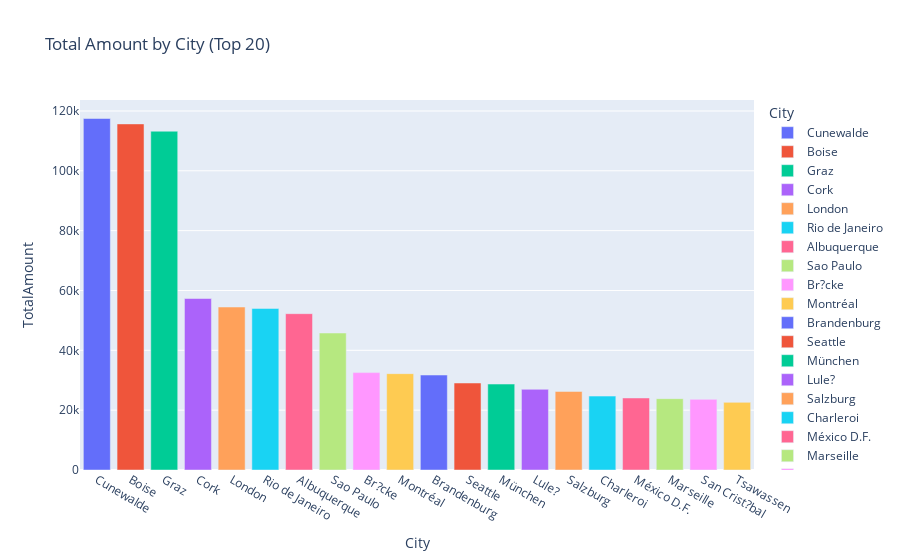

Here is the notebook cell this chart was saved with:
### Code cell
px.bar(data_frame=Top_20_City_Sales,x='City',y='TotalAmount',title='Total Amount by City (Top 20)',color='City')

### Figure 1 — Plotly figure (JSON) as saved in the notebook; plotly's stock layout.template omitted (floating-point values rounded to 4 significant figures)
{"data": [{"hovertemplate": "City=%{x}<br>TotalAmount=%{y}<extra></extra>", "legendgroup": "Cunewalde", "marker": {"color": "#636efa", "pattern": {"shape": ""}}, "name": "Cunewalde", "orientation": "v", "showlegend": true, "textposition": "auto", "type": "bar", "x": ["Cunewalde"], "xaxis": "x", "y": [117500.0], "yaxis": "y"}, {"hovertemplate": "City=%{x}<br>TotalAmount=%{y}<extra></extra>", "legendgroup": "Boise", "marker": {"color": "#EF553B", "pattern": {"shape": ""}}, "name": "Boise", "orientation": "v", "showlegend": true, "textposition": "auto", "type": "bar", "x": ["Boise"], "xaxis": "x", "y": [115700.0], "yaxis": "y"}, {"hovertemplate": "City=%{x}<br>TotalAmount=%{y}<extra></extra>", "legendgroup": "Graz", "marker": {"color": "#00cc96", "pattern": {"shape": ""}}, "name": "Graz", "orientation": "v", "showlegend": true, "textposition": "auto", "type": "bar", "x": ["Graz"], "xaxis": "x", "y": [113200.0], "yaxis": "y"}, {"hovertemplate": "City=%{x}<br>TotalAmount=%{y}<extra></extra>", "legendgroup": "Cork", "marker": {"color": "#ab63fa", "pattern": {"shape": ""}}, "name": "Cork", "orientation": "v", "showlegend": true, "textposition": "auto", "type": "bar", "x": ["Cork"], "xaxis": "x", "y": [57320.0], "yaxis": "y"}, {"hovertemplate": "City=%{x}<br>TotalAmount=%{y}<extra></extra>", "legendgroup": "London", "marker": {"color": "#FFA15A", "pattern": {"shape": ""}}, "name": "London", "orientation": "v", "showlegend": true, "textposition": "auto", "type": "bar", "x": ["London"], "xaxis": "x", "y": [54470.0], "yaxis": "y"}, {"hovertemplate": "City=%{x}<br>TotalAmount=%{y}<extra></extra>", "legendgroup": "Rio de Janeiro", "marker": {"color": "#19d3f3", "pattern": {"shape": ""}}, "name": "Rio de Janeiro", "orientation": "v", "showlegend": true, "textposition": "auto", "type": "bar", "x": ["Rio de Janeiro"], "xaxis": "x", "y": [54000.0], "yaxis": "y"}, {"hovertemplate": "City=%{x}<br>TotalAmount=%{y}<extra></extra>", "legendgroup": "Albuquerque", "marker": {"color": "#FF6692", "pattern": {"shape": ""}}, "name": "Albuquerque", "orientation": "v", "showlegend": true, "textposition": "auto", "type": "bar", "x": ["Albuquerque"], "xaxis": "x", "y": [52250.0], "yaxis": "y"}, {"hovertemplate": "City=%{x}<br>TotalAmount=%{y}<extra></extra>", "legendgroup": "Sao Paulo", "marker": {"color": "#B6E880", "pattern": {"shape": ""}}, "name": "Sao Paulo", "orientation": "v", "showlegend": true, "textposition": "auto", "type": "bar", "x": ["Sao Paulo"], "xaxis": "x", "y": [45790.0], "yaxis": "y"}, {"hovertemplate": "City=%{x}<br>TotalAmount=%{y}<extra></extra>", "legendgroup": "Br?cke", "marker": {"color": "#FF97FF", "pattern": {"shape": ""}}, "name": "Br?cke", "orientation": "v", "showlegend": true, "textposition": "auto", "type": "bar", "x": ["Br?cke"], "xaxis": "x", "y": [32560.0], "yaxis": "y"}, {"hovertemplate": "City=%{x}<br>TotalAmount=%{y}<extra></extra>", "legendgroup": "Montréal", "marker": {"color": "#FECB52", "pattern": {"shape": ""}}, "name": "Montréal", "orientation": "v", "showlegend": true, "textposition": "auto", "type": "bar", "x": ["Montréal"], "xaxis": "x", "y": [32200.0], "yaxis": "y"}, {"hovertemplate": "City=%{x}<br>TotalAmount=%{y}<extra></extra>", "legendgroup": "Brandenburg", "marker": {"color": "#636efa", "pattern": {"shape": ""}}, "name": "Brandenburg", "orientation": "v", "showlegend": true, "textposition": "auto", "type": "bar", "x": ["Brandenburg"], "xaxis": "x", "y": [31750.0], "yaxis": "y"}, {"hovertemplate": "City=%{x}<br>TotalAmount=%{y}<extra></extra>", "legendgroup": "Seattle", "marker": {"color": "#EF553B", "pattern": {"shape": ""}}, "name": "Seattle", "orientation": "v", "showlegend": true, "textposition": "auto", "type": "bar", "x": ["Seattle"], "xaxis": "x", "y": [29070.0], "yaxis": "y"}, {"hovertemplate": "City=%{x}<br>TotalAmount=%{y}<extra></extra>", "legendgroup": "München", "marker": {"color": "#00cc96", "pattern": {"shape": ""}}, "name": "München", "orientation": "v", "showlegend": true, "textposition": "auto", "type": "bar", "x": ["München"], "xaxis": "x", "y": [28720.0], "yaxis": "y"}, {"hovertemplate": "City=%{x}<br>TotalAmount=%{y}<extra></extra>", "legendgroup": "Lule?", "marker": {"color": "#ab63fa", "pattern": {"shape": ""}}, "name": "Lule?", "orientation": "v", "showlegend": true, "textposition": "auto", "type": "bar", "x": ["Lule?"], "xaxis": "x", "y": [26970.0], "yaxis": "y"}, {"hovertemplate": "City=%{x}<br>TotalAmount=%{y}<extra></extra>", "legendgroup": "Salzburg", "marker": {"color": "#FFA15A", "pattern": {"shape": ""}}, "name": "Salzburg", "orientation": "v", "showlegend": true, "textposition": "auto", "type": "bar", "x": ["Salzburg"], "xaxis": "x", "y": [26260.0], "yaxis": "y"}, {"hovertemplate": "City=%{x}<br>TotalAmount=%{y}<extra></extra>", "legendgroup": "Charleroi", "marker": {"color": "#19d3f3", "pattern": {"shape": ""}}, "name": "Charleroi", "orientation": "v", "showlegend": true, "textposition": "auto", "type": "bar", "x": ["Charleroi"], "xaxis": "x", "y": [24700.0], "yaxis": "y"}, {"hovertemplate": "City=%{x}<br>TotalAmount=%{y}<extra></extra>", "legendgroup": "México D.F.", "marker": {"color": "#FF6692", "pattern": {"shape": ""}}, "name": "México D.F.", "orientation": "v", "showlegend": true, "textposition": "auto", "type": "bar", "x": ["México D.F."], "xaxis": "x", "y": [24070.0], "yaxis": "y"}, {"hovertemplate": "City=%{x}<br>TotalAmount=%{y}<extra></extra>", "legendgroup": "Marseille", "marker": {"color": "#B6E880", "pattern": {"shape": ""}}, "name": "Marseille", "orientation": "v", "showlegend": true, "textposition": "auto", "type": "bar", "x": ["Marseille"], "xaxis": "x", "y": [23850.0], "yaxis": "y"}, {"hovertemplate": "City=%{x}<br>TotalAmount=%{y}<extra></extra>", "legendgroup": "San Crist?bal", "marker": {"color": "#FF97FF", "pattern": {"shape": ""}}, "name": "San Crist?bal", "orientation": "v", "showlegend": true, "textposition": "auto", "type": "bar", "x": ["San Crist?bal"], "xaxis": "x", "y": [23610.0], "yaxis": "y"}, {"hovertemplate": "City=%{x}<br>TotalAmount=%{y}<extra></extra>", "legendgroup": "Tsawassen", "marker": {"color": "#FECB52", "pattern": {"shape": ""}}, "name": "Tsawassen", "orientation": "v", "showlegend": true, "textposition": "auto", "type": "bar", "x": ["Tsawassen"], "xaxis": "x", "y": [22610.0], "yaxis": "y"}], "layout": {"barmode": "relative", "legend": {"title": {"text": "City"}, "tracegroupgap": 0}, "title": {"text": "Total Amount by City (Top 20)"}, "xaxis": {"anchor": "y", "categoryarray": ["Cunewalde", "Boise", "Graz", "Cork", "London", "Rio de Janeiro", "Albuquerque", "Sao Paulo", "Br?cke", "Montréal", "Brandenburg", "Seattle", "München", "Lule?", "Salzburg", "Charleroi", "México D.F.", "Marseille", "San Crist?bal", "Tsawassen"], "categoryorder": "array", "domain": [0, 1], "title": {"text": "City"}}, "yaxis": {"anchor": "x", "domain": [0, 1], "title": {"text": "TotalAmount"}}}}
